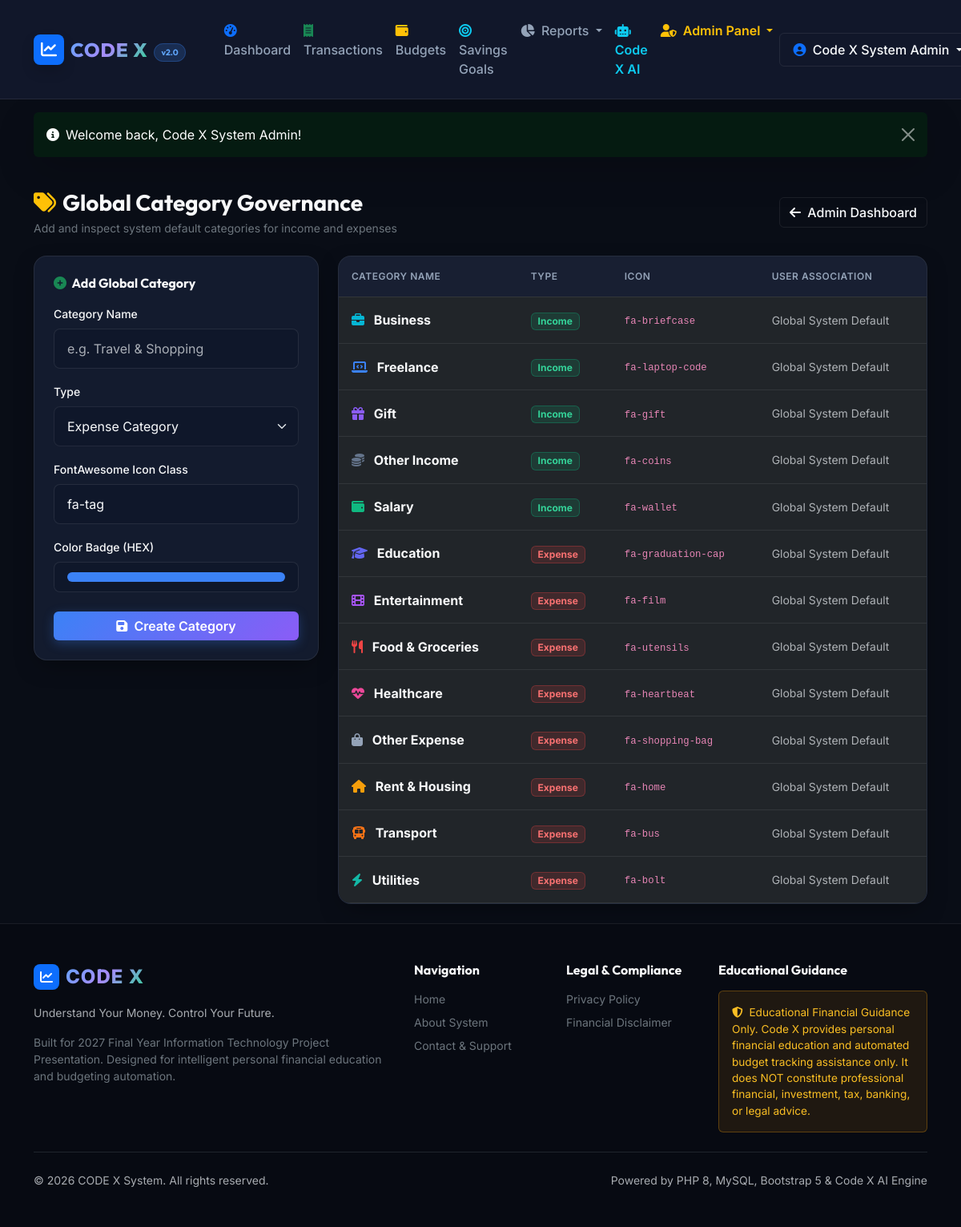
Screenshot of /admin/categories.php (signed in) with the database file from the repository.
### tables this page shows
CREATE TABLE `categories` (
  `id` INT AUTO_INCREMENT PRIMARY KEY,
  `user_id` INT NULL DEFAULT NULL,
  `name` VARCHAR(100) NOT NULL,
  `type` ENUM('income', 'expense') NOT NULL,
  `icon` VARCHAR(50) DEFAULT 'fa-tag',
  `color` VARCHAR(20) DEFAULT '#4e73df',
  `created_at` TIMESTAMP DEFAULT CURRENT_TIMESTAMP,
  CONSTRAINT `fk_categories_user` FOREIGN KEY (`user_id`) REFERENCES `users` (`id`) ON DELETE CASCADE
);

### config/app.php (called while the page is built, shortened)
<?php
function sanitize($data) {
    return htmlspecialchars(trim((string)$data), ENT_QUOTES, 'UTF-8');
}
?>

### admin/categories.php (the view, shortened to what this page needs)
<?php
require_once __DIR__ . '/../config/app.php';
$db = getDBConnection();
$categories = $db->query("SELECT * FROM categories ORDER BY type ASC, name ASC")->fetchAll();
require_once __DIR__ . '/../includes/header.php';
?>
<div class="container py-4">
    <div class="d-flex align-items-center justify-content-between mb-4">
        <div>
            <h1 class="h3 font-heading text-light mb-1"><i class="fa-solid fa-tags me-2 text-warning"></i>Global Category Governance</h1>
            <p class="small text-secondary mb-0">Add and inspect system default categories for income and expenses</p>
        </div>
        <a href="dashboard.php" class="btn btn-codex-outline"><i class="fa-solid fa-arrow-left me-1"></i> Admin Dashboard</a>
    </div>
    <div class="row g-4">
        <div class="col-lg-4">
            <div class="codex-card p-4">
                <h5 class="h6 font-heading text-light mb-3"><i class="fa-solid fa-plus-circle me-1 text-success"></i> Add Global Category</h5>
                <form action="categories.php" method="POST">
                    <div class="mb-3">
                        <label class="form-label text-light small fw-medium">Category Name</label>
                        <input type="text" name="name" class="form-control" placeholder="e.g. Travel & Shopping" required>
                    </div>
                    <div class="mb-3">
                        <label class="form-label text-light small fw-medium">Type</label>
                        <select name="type" class="form-select" required>
                            <option value="expense">Expense Category</option>
                        </select>
                    </div>
                    <div class="mb-3">
                        <label class="form-label text-light small fw-medium">FontAwesome Icon Class</label>
                        <input type="text" name="icon" class="form-control" value="fa-tag" required>
                    </div>
                    <div class="mb-4">
                        <label class="form-label text-light small fw-medium">Color Badge (HEX)</label>
                        <input type="color" name="color" class="form-control form-control-color w-100" value="#3b82f6">
                    </div>
                    <button type="submit" class="btn btn-codex-primary w-100">
                        <i class="fa-solid fa-floppy-disk me-1"></i> Create Category
                    </button>
                </form>
            </div>
        </div>
        <div class="col-lg-8">
            <div class="codex-card overflow-hidden">
                <div class="table-responsive">
                    <table class="table table-codex mb-0">
                        <thead>
                            <tr>
                                <th>Category Name</th>
                                <th>Type</th>
                                <th>Icon</th>
                                <th>User Association</th>
                            </tr>
                        </thead>
                        <tbody>
                            <?php foreach ($categories as $cat): ?>
                                <tr>
                                    <td class="fw-bold text-light">
                                        <i class="fa-solid <?= sanitize($cat['icon']) ?> me-2" style="color: <?= sanitize($cat['color']) ?>"></i>
                                        <?= sanitize($cat['name']) ?>
                                    </td>
                                    <td>
                                        <span class="badge <?= $cat['type'] === 'income' ? 'badge-income' : 'badge-expense' ?>">
                                            <?= ucfirst($cat['type']) ?>
                                        </span>
                                    </td>
                                    <td class="small text-secondary"><code><?= sanitize($cat['icon']) ?></code></td>
                                    <td class="small text-muted">
                                        <?= $cat['user_id'] ? 'User #' . $cat['user_id'] : 'Global System Default' ?>
                                    </td>
                                </tr>
                            <?php endforeach; ?>
                        </tbody>
                    </table>
                </div>
            </div>
        </div>
    </div>
</div>
<?php require_once __DIR__ . '/../includes/footer.php'; ?>

### rows the page displays
categories: name "Business", type "Income", icon "fa-briefcase", shows "Global System Default"
categories: name "Freelance", type "Income", icon "fa-laptop-code", shows "Global System Default"
categories: name "Gift", type "Income", icon "fa-gift", shows "Global System Default"
categories: name "Other Income", type "Income", icon "fa-coins", shows "Global System Default"
categories: name "Salary", type "Income", icon "fa-wallet", shows "Global System Default"
categories: name "Education", type "Expense", icon "fa-graduation-cap", shows "Global System Default"
categories: name "Entertainment", type "Expense", icon "fa-film", shows "Global System Default"
categories: name "Food & Groceries", type "Expense", icon "fa-utensils", shows "Global System Default"
categories: name "Healthcare", type "Expense", icon "fa-heartbeat", shows "Global System Default"
categories: name "Other Expense", type "Expense", icon "fa-shopping-bag", shows "Global System Default"
categories: name "Rent & Housing", type "Expense", icon "fa-home", shows "Global System Default"
categories: name "Transport", type "Expense", icon "fa-bus", shows "Global System Default"
categories: name "Utilities", type "Expense", icon "fa-bolt", shows "Global System Default"

### other values shown
$_SESSION['user_name'] "Code X System Admin"
$flash['message'] "Welcome back, Code X System Admin!"
APP_TAGLINE "Understand Your Money. Control Your Future."
